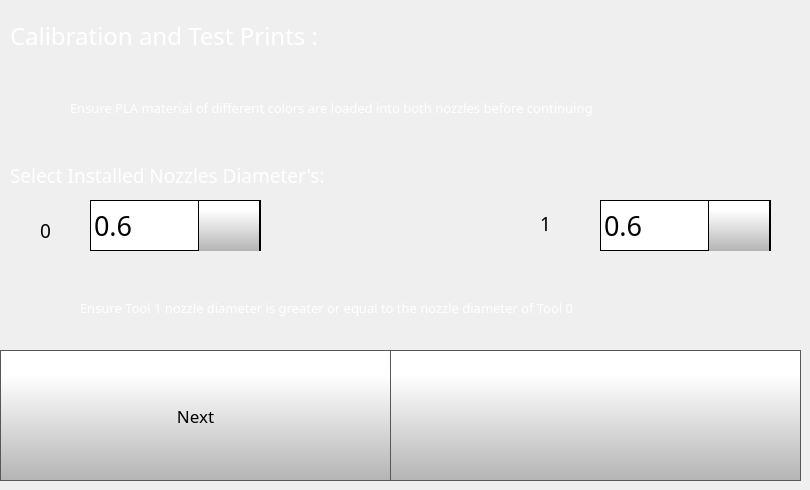
    <widget class="QWidget" name="testPrintsPage1">
     <widget class="QLabel" name="calibrateLabel_36">
      <property name="geometry">
       <rect>
        <x>10</x>
        <y>20</y>
        <width>469</width>
        <height>31</height>
       </rect>
      </property>
      <property name="font">
       <font>
        <family>Gotham</family>
        <pointsize>18</pointsize>
        <weight>50</weight>
        <bold>false</bold>
       </font>
      </property>
      <property name="styleSheet">
       <string notr="true">color: rgb(255, 255, 255);</string>
      </property>
      <property name="text">
       <string>Calibration and Test Prints :</string>
      </property>
     </widget>
     <widget class="QLabel" name="calibrateLabel_57">
      <property name="geometry">
       <rect>
        <x>70</x>
        <y>60</y>
        <width>721</width>
        <height>96</height>
       </rect>
      </property>
      <property name="font">
       <font>
        <family>Gotham</family>
        <pointsize>10</pointsize>
        <weight>50</weight>
        <bold>false</bold>
       </font>
      </property>
      <property name="styleSheet">
       <string notr="true">color: rgb(255, 255, 255);</string>
      </property>
      <property name="text">
       <string>Ensure PLA material of different colors are loaded into both nozzles before continuing </string>
      </property>
      <property name="scaledContents">
       <bool>false</bool>
      </property>
      <property name="wordWrap">
       <bool>true</bool>
      </property>
     </widget>
     <widget class="QLabel" name="tool0Label_27">
      <property name="geometry">
       <rect>
        <x>10</x>
        <y>80</y>
        <width>50</width>
        <height>50</height>
       </rect>
      </property>
      <property name="font">
       <font>
        <family>Gotham Medium</family>
        <pointsize>14</pointsize>
        <weight>50</weight>
        <bold>false</bold>
        <underline>false</underline>
        <strikeout>false</strikeout>
       </font>
      </property>
      <property name="styleSheet">
       <string notr="true">
   color:  white;</string>
      </property>
      <property name="text">
       <string/>
      </property>
      <property name="pixmap">
       <pixmap>templates/img/exclamation-mark.png</pixmap>
      </property>
      <property name="scaledContents">
       <bool>true</bool>
      </property>
     </widget>
     <widget class="QLabel" name="calibrateLabel_58">
      <property name="geometry">
       <rect>
        <x>10</x>
        <y>160</y>
        <width>465</width>
        <height>31</height>
       </rect>
      </property>
      <property name="font">
       <font>
        <family>Gotham</family>
        <pointsize>14</pointsize>
        <weight>50</weight>
        <bold>false</bold>
       </font>
      </property>
      <property name="styleSheet">
       <string notr="true">color: rgb(255, 255, 255);</string>
      </property>
      <property name="text">
       <string>Select Installed Nozzles Diameter's:</string>
      </property>
     </widget>
     <widget class="QLabel" name="tool0Label_28">
      <property name="geometry">
       <rect>
        <x>31</x>
        <y>208</y>
        <width>50</width>
        <height>50</height>
       </rect>
      </property>
      <property name="font">
       <font>
        <family>Gotham Medium</family>
        <pointsize>14</pointsize>
        <weight>50</weight>
        <bold>false</bold>
        <underline>false</underline>
        <strikeout>false</strikeout>
       </font>
      </property>
      <property name="styleSheet">
       <string notr="true">
   color:  white;</string>
      </property>
      <property name="text">
       <string/>
      </property>
      <property name="pixmap">
       <pixmap>templates/img/Nozzle.png</pixmap>
      </property>
      <property name="scaledContents">
       <bool>true</bool>
      </property>
     </widget>
     <widget class="QLabel" name="tool0TargetTemperature_27">
      <property name="geometry">
       <rect>
        <x>10</x>
        <y>220</y>
        <width>41</width>
        <height>21</height>
       </rect>
      </property>
      <property name="font">
       <font>
        <family>Gotham</family>
        <pointsize>14</pointsize>
        <weight>50</weight>
        <bold>false</bold>
        <underline>false</underline>
        <strikeout>false</strikeout>
       </font>
      </property>
      <property name="styleSheet">
       <string notr="true">
   color:  black;
background-color: rgba(255, 255, 255, 0);</string>
      </property>
      <property name="text">
       <string>0</string>
      </property>
      <property name="alignment">
       <set>Qt::AlignRight|Qt::AlignTrailing|Qt::AlignVCenter</set>
      </property>
     </widget>
     <widget class="QComboBox" name="testPrintsTool0SizeComboBox">
      <property name="geometry">
       <rect>
        <x>90</x>
        <y>200</y>
        <width>171</width>
        <height>51</height>
       </rect>
      </property>
      <property name="font">
       <font>
        <family>Gotham</family>
        <pointsize>20</pointsize>
       </font>
      </property>
      <property name="styleSheet">
       <string notr="true"> QScrollBar:vertical {
     border: 1px solid black;
border-radius: 5px;
    background-color: rgb(40,40,40);
     width: 60px;
     margin: 67px 0 67px 0;
 }

/* Sets up the color and height of handle */
QScrollBar::handle:vertical {
border-radius: 5px;
background: qlineargradient(spread:pad, x1:0, y1:1, x2:0, y2:0.188, stop:0 rgba(180, 180, 180, 255), stop:1 rgba(255, 255, 255, 255));
min-height: 7px;
}


QScrollBar::add-line:vertical {
     border: 1px solid black;
background: qlineargradient(spread:pad, x1:0, y1:1, x2:0, y2:0.188, stop:0 rgba(180, 180, 180, 255), stop:1 rgba(255, 255, 255, 255));
     height:65px;
border-radius: 5px;
     subcontrol-position: bottom;
     subcontrol-origin: margin;
 }

 QScrollBar::sub-line:vertical {
     border: 1px solid black;
background: qlineargradient(spread:pad, x1:0, y1:1, x2:0, y2:0.188, stop:0 rgba(180, 180, 180, 255), stop:1 rgba(255, 255, 255, 255));
     height: 65px;
border-radius: 5px;
     subcontrol-position: top;
     subcontrol-origin: margin;
 }

QScrollBar::up-arrow:vertical {
 image: url(./templates/img/arrows.png);
    width: 40px;
    height: 40px;
 padding: 5px;
 }
QScrollBar::down-arrow:vertical {
 image: url(./templates/img/arrows-5.png);
    width: 40px;
    height: 40px;
 padding: 5px;
 }

/* need this to get rid of crosshatching on scrollbar background */
QScrollBar::add-page:vertical, QScrollBar::sub-page:vertical {
background: none;
}

QComboBox {
border: 1px solid black;
    padding: 0px 18px 0px 3px;
    min-width: 6em;

}

QComboBox::item {
	color: rgb(0, 0, 0);
}

QComboBox:editable {
    background: white;
}

QComboBox:!editable, QComboBox::drop-down:editable {
background: white;
}

/* QComboBox gets the &quot;on&quot; state when the popup is open */
QComboBox:!editable:on, QComboBox::drop-down:editable:on {
background: white;
}


QComboBox::drop-down {
border-left: 1px solid black;
border-right: 1px solid black;
	background-color: qlineargradient(spread:pad, x1:0, y1:1, x2:0, y2:0.188, stop:0 rgba(180, 180, 180, 255), stop:1 rgba(255, 255, 255, 255));
    width: 60px;
     height: 50px;

}

QComboBox::down-arrow {

image: url(./templates/img/arrows-5.png);
width: 30px;
height: 30px;

}


QComboBox QAbstractItemView {
    selection-background-color: rgb(40, 40, 40);
    background: white;
}</string>
      </property>
      <property name="editable">
       <bool>false</bool>
      </property>
      <property name="maxVisibleItems">
       <number>8</number>
      </property>
      <property name="iconSize">
       <size>
        <width>30</width>
        <height>30</height>
       </size>
      </property>
      <item>
       <property name="text">
        <string>0.6</string>
       </property>
      </item>
      <item>
       <property name="text">
        <string>0.4</string>
       </property>
      </item>
      <item>
       <property name="text">
        <string>0.8</string>
       </property>
      </item>
     </widget>
     <widget class="QComboBox" name="testPrintsTool1SizeComboBox_6">
      <property name="geometry">
       <rect>
        <x>600</x>
        <y>200</y>
        <width>171</width>
        <height>51</height>
       </rect>
      </property>
      <property name="font">
       <font>
        <family>Gotham</family>
        <pointsize>20</pointsize>
       </font>
      </property>
      <property name="styleSheet">
       <string notr="true"> QScrollBar:vertical {
     border: 1px solid black;
border-radius: 5px;
    background-color: rgb(40,40,40);
     width: 60px;
     margin: 67px 0 67px 0;
 }

/* Sets up the color and height of handle */
QScrollBar::handle:vertical {
border-radius: 5px;
background: qlineargradient(spread:pad, x1:0, y1:1, x2:0, y2:0.188, stop:0 rgba(180, 180, 180, 255), stop:1 rgba(255, 255, 255, 255));
min-height: 7px;
}


QScrollBar::add-line:vertical {
     border: 1px solid black;
background: qlineargradient(spread:pad, x1:0, y1:1, x2:0, y2:0.188, stop:0 rgba(180, 180, 180, 255), stop:1 rgba(255, 255, 255, 255));
     height:65px;
border-radius: 5px;
     subcontrol-position: bottom;
     subcontrol-origin: margin;
 }

 QScrollBar::sub-line:vertical {
     border: 1px solid black;
background: qlineargradient(spread:pad, x1:0, y1:1, x2:0, y2:0.188, stop:0 rgba(180, 180, 180, 255), stop:1 rgba(255, 255, 255, 255));
     height: 65px;
border-radius: 5px;
     subcontrol-position: top;
     subcontrol-origin: margin;
 }

QScrollBar::up-arrow:vertical {
 image: url(./templates/img/arrows.png);
    width: 40px;
    height: 40px;
 padding: 5px;
 }
QScrollBar::down-arrow:vertical {
 image: url(./templates/img/arrows-5.png);
    width: 40px;
    height: 40px;
 padding: 5px;
 }

/* need this to get rid of crosshatching on scrollbar background */
QScrollBar::add-page:vertical, QScrollBar::sub-page:vertical {
background: none;
}

QComboBox {
border: 1px solid black;
    padding: 0px 18px 0px 3px;
    min-width: 6em;

}

QComboBox::item {
	color: rgb(0, 0, 0);
}

QComboBox:editable {
    background: white;
}

QComboBox:!editable, QComboBox::drop-down:editable {
background: white;
}

/* QComboBox gets the &quot;on&quot; state when the popup is open */
QComboBox:!editable:on, QComboBox::drop-down:editable:on {
background: white;
}


QComboBox::drop-down {
border-left: 1px solid black;
border-right: 1px solid black;
	background-color: qlineargradient(spread:pad, x1:0, y1:1, x2:0, y2:0.188, stop:0 rgba(180, 180, 180, 255), stop:1 rgba(255, 255, 255, 255));
    width: 60px;
     height: 50px;

}

QComboBox::down-arrow {

image: url(./templates/img/arrows-5.png);
width: 30px;
height: 30px;

}


QComboBox QAbstractItemView {
    selection-background-color: rgb(40, 40, 40);
    background: white;
}</string>
      </property>
      <property name="editable">
       <bool>false</bool>
      </property>
      <property name="maxVisibleItems">
       <number>8</number>
      </property>
      <property name="iconSize">
       <size>
        <width>30</width>
        <height>30</height>
       </size>
      </property>
      <item>
       <property name="text">
        <string>0.6</string>
       </property>
      </item>
      <item>
       <property name="text">
        <string>0.4</string>
       </property>
      </item>
      <item>
       <property name="text">
        <string>0.8</string>
       </property>
      </item>
     </widget>
     <widget class="QLabel" name="tool0TargetTemperature_28">
      <property name="geometry">
       <rect>
        <x>510</x>
        <y>213</y>
        <width>41</width>
        <height>21</height>
       </rect>
      </property>
      <property name="font">
       <font>
        <family>Gotham</family>
        <pointsize>14</pointsize>
        <weight>50</weight>
        <bold>false</bold>
        <underline>false</underline>
        <strikeout>false</strikeout>
       </font>
      </property>
      <property name="styleSheet">
       <string notr="true">
   color:  black;
background-color: rgba(255, 255, 255, 0);</string>
      </property>
      <property name="text">
       <string>1</string>
      </property>
      <property name="alignment">
       <set>Qt::AlignRight|Qt::AlignTrailing|Qt::AlignVCenter</set>
      </property>
     </widget>
     <widget class="QLabel" name="tool1Label_12">
      <property name="geometry">
       <rect>
        <x>530</x>
        <y>200</y>
        <width>50</width>
        <height>50</height>
       </rect>
      </property>
      <property name="font">
       <font>
        <family>Gotham Medium</family>
        <pointsize>14</pointsize>
        <weight>50</weight>
        <bold>false</bold>
        <underline>false</underline>
        <strikeout>false</strikeout>
       </font>
      </property>
      <property name="styleSheet">
       <string notr="true">
   color:  white;</string>
      </property>
      <property name="text">
       <string/>
      </property>
      <property name="pixmap">
       <pixmap>templates/img/Nozzle.png</pixmap>
      </property>
      <property name="scaledContents">
       <bool>true</bool>
      </property>
     </widget>
     <widget class="QLabel" name="calibrateLabel_59">
      <property name="geometry">
       <rect>
        <x>80</x>
        <y>260</y>
        <width>711</width>
        <height>96</height>
       </rect>
      </property>
      <property name="font">
       <font>
        <family>Gotham</family>
        <pointsize>10</pointsize>
        <weight>50</weight>
        <bold>false</bold>
       </font>
      </property>
      <property name="styleSheet">
       <string notr="true">color: rgb(255, 255, 255);</string>
      </property>
      <property name="text">
       <string>Ensure Tool 1 nozzle diameter is greater or equal to the nozzle diameter of Tool 0</string>
      </property>
      <property name="scaledContents">
       <bool>false</bool>
      </property>
      <property name="wordWrap">
       <bool>true</bool>
      </property>
     </widget>
     <widget class="QPushButton" name="testPrintsNextButton">
      <property name="geometry">
       <rect>
        <x>0</x>
        <y>350</y>
        <width>391</width>
        <height>131</height>
       </rect>
      </property>
      <property name="font">
       <font>
        <family>Gotham</family>
        <pointsize>13</pointsize>
       </font>
      </property>
      <property name="styleSheet">
       <string notr="true">QPushButton {
     border: 1px solid rgb(87, 87, 87);
	background-color: qlineargradient(spread:pad, x1:0, y1:1, x2:0, y2:0.188, stop:0 rgba(180, 180, 180, 255), stop:1 rgba(255, 255, 255, 255));


}

QPushButton:pressed {
    background-color: qlineargradient(x1: 0, y1: 0, x2: 0, y2: 1,
                                      stop: 0 #dadbde, stop: 1 #f6f7fa);
}

QPushButton:flat {
    border: none; /* no border for a flat push button */
}

QPushButton:default {
    border-color: navy; /* make the default button prominent */
}

QPushButton:focus {
	outline: none;
}</string>
      </property>
      <property name="text">
       <string>Next</string>
      </property>
      <property name="iconSize">
       <size>
        <width>40</width>
        <height>40</height>
       </size>
      </property>
     </widget>
     <widget class="QPushButton" name="testPrintsBackButton">
      <property name="geometry">
       <rect>
        <x>390</x>
        <y>350</y>
        <width>411</width>
        <height>131</height>
       </rect>
      </property>
      <property name="font">
       <font>
        <family>Gotham</family>
        <pointsize>13</pointsize>
       </font>
      </property>
      <property name="styleSheet">
       <string notr="true">QPushButton {
     border: 1px solid rgb(87, 87, 87);
	background-color: qlineargradient(spread:pad, x1:0, y1:1, x2:0, y2:0.188, stop:0 rgba(180, 180, 180, 255), stop:1 rgba(255, 255, 255, 255));


}

QPushButton:pressed {
    background-color: qlineargradient(x1: 0, y1: 0, x2: 0, y2: 1,
                                      stop: 0 #dadbde, stop: 1 #f6f7fa);
}

QPushButton:flat {
    border: none; /* no border for a flat push button */
}

QPushButton:default {
    border-color: navy; /* make the default button prominent */
}

QPushButton:focus {
	outline: none;
}</string>
      </property>
      <property name="text">
       <string/>
      </property>
      <property name="icon">
       <iconset>
        <normaloff>templates/img/arrows-4.png</normaloff>templates/img/arrows-4.png</iconset>
      </property>
      <property name="iconSize">
       <size>
        <width>70</width>
        <height>70</height>
       </size>
      </property>
     </widget>
     <widget class="QLabel" name="tool0Label_29">
      <property name="geometry">
       <rect>
        <x>20</x>
        <y>290</y>
        <width>50</width>
        <height>50</height>
       </rect>
      </property>
      <property name="font">
       <font>
        <family>Gotham Medium</family>
        <pointsize>14</pointsize>
        <weight>50</weight>
        <bold>false</bold>
        <underline>false</underline>
        <strikeout>false</strikeout>
       </font>
      </property>
      <property name="styleSheet">
       <string notr="true">
   color:  white;</string>
      </property>
      <property name="text">
       <string/>
      </property>
      <property name="pixmap">
       <pixmap>templates/img/exclamation-mark.png</pixmap>
      </property>
      <property name="scaledContents">
       <bool>true</bool>
      </property>
     </widget>
     <zorder>tool1Label_12</zorder>
     <zorder>calibrateLabel_36</zorder>
     <zorder>calibrateLabel_57</zorder>
     <zorder>tool0Label_27</zorder>
     <zorder>calibrateLabel_58</zorder>
     <zorder>tool0Label_28</zorder>
     <zorder>tool0TargetTemperature_27</zorder>
     <zorder>testPrintsTool0SizeComboBox</zorder>
     <zorder>testPrintsTool1SizeComboBox_6</zorder>
     <zorder>tool0TargetTemperature_28</zorder>
     <zorder>calibrateLabel_59</zorder>
     <zorder>testPrintsNextButton</zorder>
     <zorder>testPrintsBackButton</zorder>
     <zorder>tool0Label_29</zorder>
    </widget>
